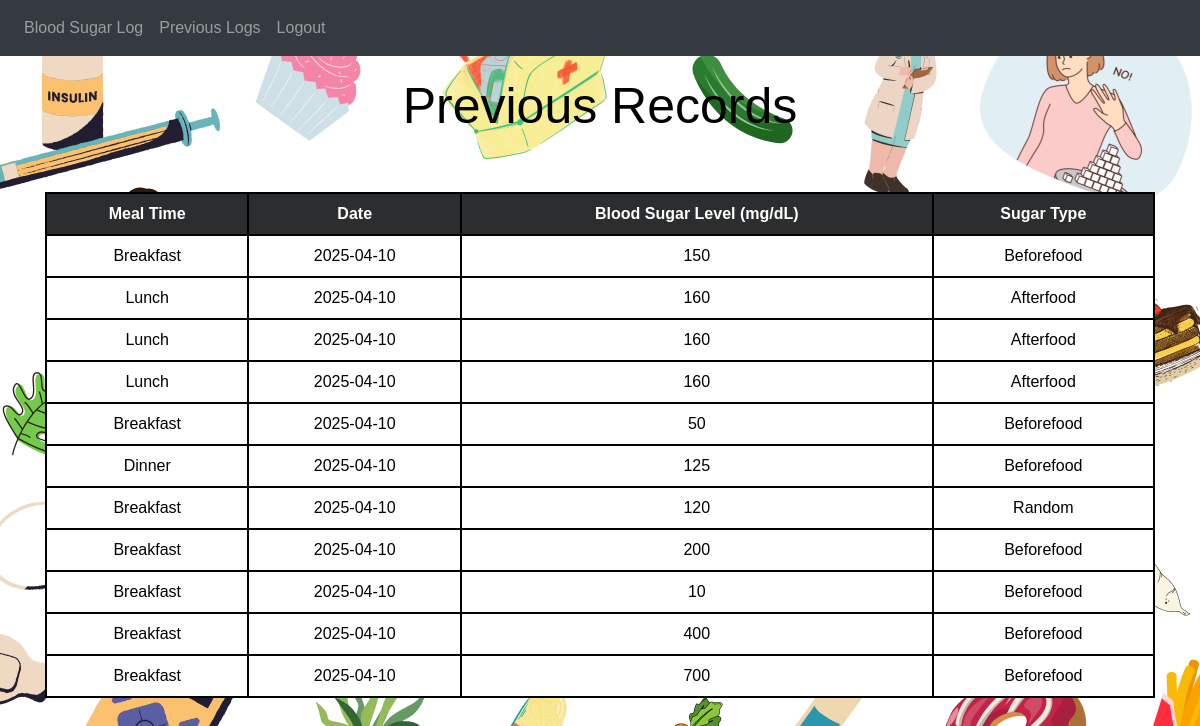
The app's page /view_record (signed in) with its own data.
### website/models.py (models this page shows)
class BloodSugar(db.Model):
    __tablename__ = 'blood_sugar_log'
    id = db.Column(db.Integer, primary_key=True)
    meal_time = db.Column(db.String(100))
    log_date = db.Column(db.String(100))
    blood_sugar_level = db.Column(db.Integer)
    sugar_type = db.Column(db.String(50))
    category = db.Column(db.String(50))
    user_id = db.Column(db.Integer, db.ForeignKey('user.id'), nullable=False)
    user = db.relationship('User', back_populates='blood_sugar_logs')

### website/views.py (the view)
@views.route('/view_record')
@login_required
def view_record():
    blood_sugar_logs = BloodSugar.query.filter_by(user_id=current_user.id).all()
    def get_category(level, sugar_type):
        if sugar_type == "beforeFood":
            if level < 70:
                return "low"
            elif 70 <= level <= 99:
                return "normal"
            elif 100 <= level <= 125:
                return "prediabetes"
            else:
                return "high"
        elif sugar_type == "afterFood":
            if level < 140:
                return "normal"
            elif 140 <= level <= 199:
                return "prediabetes"
            else:
                return "high"
        else:
            if level < 70:
                return "low"
            elif 70 <= level <= 140:
                return "normal"
            else:
                return "high"
    for log in blood_sugar_logs:
        log.category = get_category(log.blood_sugar_level, log.sugar_type)
    return render_template('view_record.html', user=current_user, blood_sugar_logs=blood_sugar_logs)

### website/__init__.py (called while the page is built)
def create_app():
    app = Flask(__name__)
    app.config['SECRET_KEY'] = 'hjshjhdjah kjshkjdhjs'
    app.config['SQLALCHEMY_DATABASE_URI'] = f'sqlite:///{DB_NAME}'
    db.init_app(app)
    from .views import views
    from .auth import auth
    app.register_blueprint(views, url_prefix='/')
    app.register_blueprint(auth, url_prefix='/')
    from .models import User, BloodSugar
    with app.app_context():
        db.create_all()
    login_manager = LoginManager()
    login_manager.login_view = 'auth.login'
    login_manager.init_app(app)
    @login_manager.user_loader
    def load_user(id):
        return User.query.get(int(id))
    return app

### website/templates/view_record.html (shortened to what this page needs)
{% extends "base.html" %}
{% block content %}
    <h1>Previous Records</h1>
    <br>
    <br>
    <table>
        <thead>
            <tr>
                <th>Meal Time</th>
                <th>Date</th>
                <th>Blood Sugar Level (mg/dL)</th>
                <th>Sugar Type</th>
            </tr>
        </thead>
        <tbody>
            {% for log in blood_sugar_logs %}
                <tr>
                    <td>{{ log.meal_time | capitalize }}</td>
                    <td>{{ log.log_date }}</td>
                    <td>{{ log.blood_sugar_level }}</td>
                    <td>{{ log.sugar_type | capitalize }}</td>
                </tr>
            {% else %}
                <tr>
                    <td colspan="4">No blood sugar logs found.</td>
                </tr>
            {% endfor %}
        </tbody>
    </table>
    {% endblock %}

### records on screen
BloodSugar: meal_time "Breakfast", log_date "2025-04-10", blood_sugar_level "150", sugar_type "Beforefood"
BloodSugar: meal_time "Lunch", log_date "2025-04-10", blood_sugar_level "160", sugar_type "Afterfood"
BloodSugar: meal_time "Lunch", log_date "2025-04-10", blood_sugar_level "160", sugar_type "Afterfood"
BloodSugar: meal_time "Lunch", log_date "2025-04-10", blood_sugar_level "160", sugar_type "Afterfood"
BloodSugar: meal_time "Breakfast", log_date "2025-04-10", blood_sugar_level "50", sugar_type "Beforefood"
BloodSugar: meal_time "Dinner", log_date "2025-04-10", blood_sugar_level "125", sugar_type "Beforefood"
BloodSugar: meal_time "Breakfast", log_date "2025-04-10", blood_sugar_level "120", sugar_type "Random"
BloodSugar: meal_time "Breakfast", log_date "2025-04-10", blood_sugar_level "200", sugar_type "Beforefood"
BloodSugar: meal_time "Breakfast", log_date "2025-04-10", blood_sugar_level "10", sugar_type "Beforefood"
BloodSugar: meal_time "Breakfast", log_date "2025-04-10", blood_sugar_level "400", sugar_type "Beforefood"
BloodSugar: meal_time "Breakfast", log_date "2025-04-10", blood_sugar_level "700", sugar_type "Beforefood"
